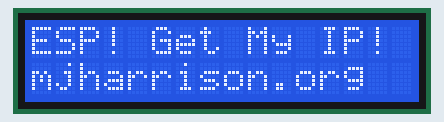
This program was run on a simulated ESP32. Parts: 16×2 character LCD. WiFi joins after 1.5 s; servers stay silent unless stated; web services answer with replies made up by the test bench; what the program prints to the serial monitor is not drawn.

Above: at 0.1 s.
At 5.1 s:
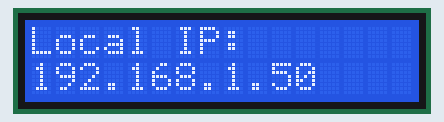
At 10.1 s:
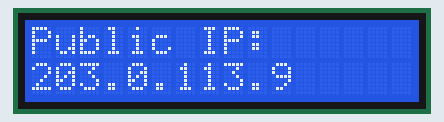
At 30.1 s:
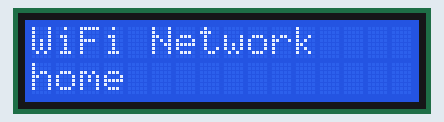

The program:

main.cpp
```cpp
#include <Arduino.h>
#include <LiquidCrystal_I2C.h>
#include <WiFi.h>
#include <WiFiManager.h>
#include "displayFunctions.hpp"
#include "networkFunctions.hpp"

LiquidCrystal_I2C lcd(PCF8574_ADDR_A21_A11_A01, 4, 5, 6, 16, 11, 12, 13, 14, POSITIVE);
WiFiManager wm;
const uint8_t bootIP[] = {192, 168, 100, 1};
uint8_t screenNo = 0;
uint16_t screenChangeInterval = 5000;
uint32_t timePast = 0;
char publicIP[16] = "0.0.0.0"; // 16 bytes for "xxx.xxx.xxx.xxx\0"


void setup() {
    lcd.begin(16, 2);
    lcd.clear();
    Serial.begin(115200);
    wifiManagerSetup();
}

void loop() {
    wm.process();
    if (WiFi.status() == WL_CONNECTED) {
        char *localIP = getLocalIP();
        char *SSID = getSSID();
        if (strcmp(publicIP, "0.0.0.0") == 0) {
            char *newPublicIP = getPublicIP();
            Serial.println("No Public IP :(");
            strncpy(publicIP, newPublicIP, sizeof(publicIP) - 1);
        }
        if (millis() - timePast >= screenChangeInterval) {
            timePast = millis();
            switch (screenNo) {
            case 0:
                displayLCD("Local IP:", localIP);
                Serial.println(localIP);
                break;
            case 1:
                displayLCD("Public IP:", publicIP);
                Serial.println(publicIP);
                break;
            case 2:
                displayLCD("WiFi Network", SSID);
                break;
            }
            cycleScreen();
        }
    }
}
```

displayFunctions.hpp
```cpp
#ifndef DISPLAYFUNCTIONS_H
#define DISPLAYFUNCTIONS_H

#include <LiquidCrystal_I2C.h>

extern LiquidCrystal_I2C lcd;
extern uint8_t screenNo;
extern uint16_t screenChangeInterval;
extern const uint8_t bootIP[];


void displayLCD(const char *line1, const char *line2);
void displaySetupMode();
void cycleScreen();


#endif // DISPLAYFUNCTIONS_H
```

networkFunctions.hpp
```cpp
#ifndef NETWORKFUNCTIONS_H
#define NETWORKFUNCTIONS_H

#include <HTTPClient.h>
#include <Arduino.h>
#include <displayFunctions.hpp>
#include <WiFiManager.h>

extern WiFiManager wm;

void wifiManagerSetup();
char *getLocalIP();
char *getPublicIP();
char *getSSID();

#endif // NETWORKFUNCTIONS_H
```

displayFunctions.cpp
```cpp
#include "displayFunctions.hpp"

void displayLCD(const char *line1, const char *line2) {
    lcd.clear();
    lcd.setCursor(0, 0);
    lcd.print(line1);
    lcd.setCursor(0, 1);
    lcd.print(line2);
}

void displaySetupMode() {
    char bootIPString[16];
    sprintf(bootIPString, "%d.%d.%d.%d", bootIP[0], bootIP[1], bootIP[2], bootIP[3]);
    displayLCD(bootIPString, "WiFi Setup Mode");
}

void cycleScreen() {
    if (screenNo < 2) {
        screenNo++;
    } else {
        screenNo = 0;
    }
}
```

networkFunctions.cpp
```cpp
#include "networkFunctions.hpp"

char *getLocalIP() {
    static char localIP[16];
    IPAddress IPLocal = WiFi.localIP();
    sprintf(localIP, "%d.%d.%d.%d", IPLocal[0], IPLocal[1], IPLocal[2], IPLocal[3]);
    return localIP;
}

char *getPublicIP() {
    static char newPublicIP[16] = "0.0.0.0";
    Serial.println("Getting public IP...");

    if (WiFi.status() == WL_CONNECTED) { // Check the current connection status
        HTTPClient http;
        http.begin("https://api.ipify.org"); // Specify the URL
        int httpCode = http.GET();           // Make the request

        if (httpCode > 0) { // Check for the returning code
            String payload = http.getString();
            payload.toCharArray(newPublicIP, sizeof(newPublicIP));
            Serial.println(newPublicIP);
        } else {
            Serial.println("Error on HTTP request");
        }

        http.end(); // Free the resources
    }
    return newPublicIP;
}

char *getSSID() {
    static char SSID[33];
    uint8_t SSIDLength = WiFi.SSID().length();
    WiFi.SSID().toCharArray(SSID, SSIDLength + 1);
    return SSID;
}

void wifiManagerSetup() {
    displayLCD("ESP! Get My IP!", "mjharrison.org");
    WiFi.mode(WIFI_STA); // explicitly set mode, esp defaults to STA+AP
    Serial.println("Entering WiFi config mode...");
    // wm.resetSettings();
    wm.setAPStaticIPConfig(IPAddress(bootIP[0], bootIP[1], bootIP[2], bootIP[3]), IPAddress(bootIP[0], bootIP[1], bootIP[2], bootIP[3]), IPAddress(255, 255, 255, 0));
    wm.setConfigPortalBlocking(false);
    wm.setConnectTimeout(30);
    // automatically connect using saved credentials if they exist
    // If connection fails it starts an access point with the specified name
    if (wm.autoConnect("AutoConnectAP", "password")) {
        Serial.println("connected :)");
    } else {
        displaySetupMode();
        Serial.println("Configportal running");
    }
}
```

Measured:
- what the display in image 1 shows lasts 5.0 s, from 5.0 s to 10.0 s
